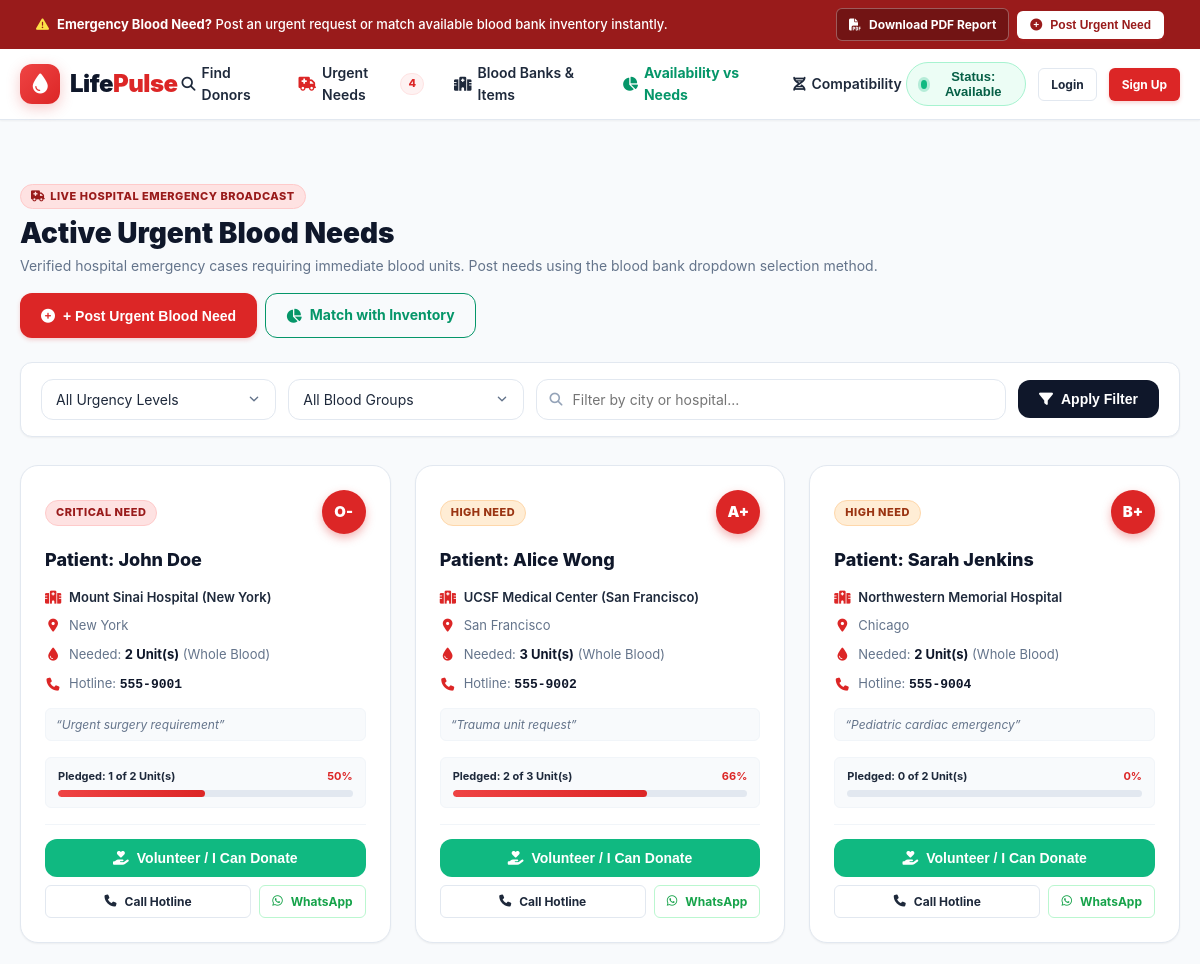
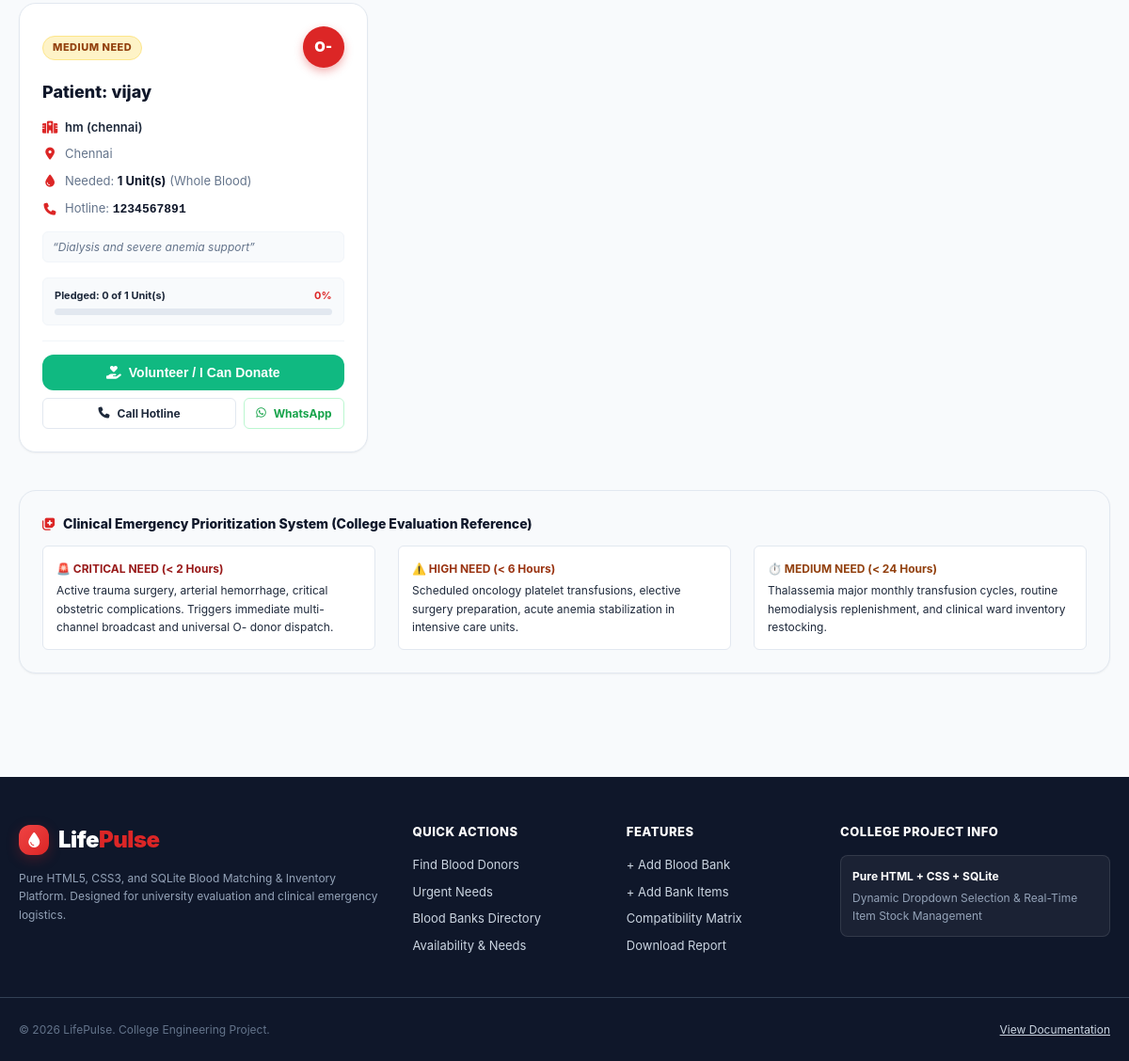
Page /urgent-needs on the committed database (2 pictures, top to bottom).
### tables this page shows
CREATE TABLE urgent_requests (
        id INTEGER PRIMARY KEY AUTOINCREMENT,
        patient_name TEXT NOT NULL,
        blood_group TEXT NOT NULL,
        component_type TEXT DEFAULT 'Whole Blood',
        units_needed INTEGER NOT NULL,
        units_fulfilled INTEGER DEFAULT 0,
        urgency_level TEXT NOT NULL,
        blood_bank_id INTEGER,
        hospital_name TEXT NOT NULL,
        city TEXT NOT NULL,
        hotline TEXT NOT NULL,
        notes TEXT,
        status TEXT DEFAULT 'ACTIVE',
        posted_by TEXT DEFAULT 'Emergency Ward',
        created_at TIMESTAMP DEFAULT CURRENT_TIMESTAMP,
        FOREIGN KEY (blood_bank_id) REFERENCES blood_banks(id)
    );

### app.py (the view)
@app.route('/urgent-needs')
def urgent_needs_page():
    urgency_filter = request.args.get('urgency', '').strip()
    blood_group = request.args.get('blood_group', '').strip()
    bank_id = request.args.get('blood_bank_id', type=int)
    city = request.args.get('city', '').strip()
    conn = get_db_connection()
    query = '''
        SELECT ur.*, COUNT(rr.id) as response_count, bb.name as blood_bank_name
        FROM urgent_requests ur
        LEFT JOIN request_responses rr ON ur.id = rr.request_id
        LEFT JOIN blood_banks bb ON ur.blood_bank_id = bb.id
        WHERE ur.status = 'ACTIVE'
    '''
    params = []
    if urgency_filter:
        query += " AND ur.urgency_level = ?"
        params.append(urgency_filter)
    if blood_group:
        query += " AND ur.blood_group = ?"
        params.append(blood_group)
    if bank_id:
        query += " AND ur.blood_bank_id = ?"
        params.append(bank_id)
    if city:
        query += " AND ur.city LIKE ?"
        params.append(f"%{city}%")
    query += '''
        GROUP BY ur.id
        ORDER BY
        CASE ur.urgency_level
            WHEN 'CRITICAL NEED' THEN 1
            WHEN 'HIGH NEED' THEN 2
            WHEN 'MEDIUM NEED' THEN 3
            ELSE 4
        END,
        ur.created_at DESC
    '''
    requests_list = conn.execute(query, params).fetchall()
    conn.close()
    return render_template(
        'urgent_needs.html',
        requests=requests_list,
        selected_urgency=urgency_filter,
        selected_group=blood_group,
        selected_bank=bank_id,
        selected_city=city
    )

### templates/urgent_needs.html (shortened to what this page needs)
{% extends "base.html" %}
{% block content %}
<div class="container" style="padding-top: 30px; padding-bottom: 50px;">
    <div class="page-header">
        <div>
            <div class="badge badge-critical" style="margin-bottom: 8px;">
                <i class="fa-solid fa-truck-medical"></i> Live Hospital Emergency Broadcast
            </div>
            <h1 class="page-title">Active Urgent Blood Needs</h1>
            <p class="page-subtitle">
                Verified hospital emergency cases requiring immediate blood units. Post needs using the blood bank dropdown selection method.
            </p>
        </div>
        <div class="flex gap-2" style="flex-wrap: wrap;">
            <button onclick="openModal('urgentNeedModal')" class="btn btn-primary">
                <i class="fa-solid fa-circle-plus"></i> + Post Urgent Blood Need
            </button>
            <a href="{{ url_for('availability_and_needs') }}" class="btn btn-outline" style="color: #059669; border-color: #059669;">
                <i class="fa-solid fa-chart-pie"></i> Match with Inventory
            </a>
        </div>
    </div>
    <div class="filter-bar">
        <form action="{{ url_for('urgent_needs_page') }}" method="GET" class="flex items-center gap-3" style="flex-wrap: wrap;">
            <div style="flex: 1; min-width: 180px;">
                <select name="urgency" class="form-select">
                    <option value="">All Urgency Levels</option>
                </select>
            </div>
            <div style="flex: 1; min-width: 160px;">
                <select name="blood_group" class="form-select">
                    <option value="">All Blood Groups</option>
                </select>
            </div>
            <div style="flex: 2; min-width: 220px; position: relative;">
                <input type="text" name="city" value="{{ selected_city or '' }}"
                       placeholder="Filter by city or hospital..."
                       class="form-control" style="padding-left: 36px;">
                <i class="fa-solid fa-magnifying-glass" style="position: absolute; left: 14px; top: 50%; transform: translateY(-50%); color: var(--text-light); font-size: 13px;"></i>
            </div>
            <button type="submit" class="btn btn-secondary">
                <i class="fa-solid fa-filter"></i> Apply Filter
            </button>
        </form>
    </div>
    <div class="grid-3" style="margin-bottom: 40px;">
        {% for req in requests %}
        <div class="card" style="display: flex; flex-direction: column; justify-content: space-between;">
            <div>
                <div class="flex items-center justify-between mb-3">
                    <div>
                        {% if req.urgency_level == 'CRITICAL NEED' %}
                            <span class="badge badge-critical">CRITICAL NEED</span>
                        {% elif req.urgency_level == 'HIGH NEED' %}
                            <span class="badge badge-high">HIGH NEED</span>
                        {% else %}
                            <span class="badge badge-medium">MEDIUM NEED</span>
                        {% endif %}
                    </div>
                    <div class="blood-avatar" style="width: 44px; height: 44px; font-size: 15px;">
                        {{ req.blood_group }}
                    </div>
                </div>
                <h3 style="font-size: 18px; font-weight: 800; color: var(--secondary); margin-bottom: 12px;">
                    Patient: {{ req.patient_name }}
                </h3>
                <div style="font-size: 13px; color: var(--text-muted); display: flex; flex-direction: column; gap: 8px; margin-bottom: 16px;">
                    <div class="flex items-center gap-2">
                        <i class="fa-solid fa-hospital" style="color: var(--primary); width: 16px; text-align: center;"></i>
                        <span style="font-weight: 600; color: var(--text-main);">{{ req.hospital_name }}</span>
                    </div>
                    <div class="flex items-center gap-2">
                        <i class="fa-solid fa-location-dot" style="color: var(--primary); width: 16px; text-align: center;"></i>
                        <span>{{ req.city }}</span>
                    </div>
                    <div class="flex items-center gap-2">
                        <i class="fa-solid fa-droplet" style="color: var(--primary); width: 16px; text-align: center;"></i>
                        <span>Needed: <strong style="color: var(--secondary);">{{ req.units_needed }} Unit(s)</strong> ({{ req.component_type or 'Whole Blood' }})</span>
                    </div>
                    <div class="flex items-center gap-2">
                        <i class="fa-solid fa-phone" style="color: var(--primary); width: 16px; text-align: center;"></i>
                        <span>Hotline: <strong style="color: var(--secondary); font-family: monospace;">{{ req.hotline }}</strong></span>
                    </div>
                    {% if req.notes %}
                    <div style="font-style: italic; font-size: 12px; background: #f8fafc; padding: 6px 10px; border-radius: var(--radius-sm); border: 1px solid var(--border-subtle); margin-top: 4px;">
                        &ldquo;{{ req.notes }}&rdquo;
                    </div>
                    {% endif %}
                </div>
                <div style="background: #f8fafc; border: 1px solid var(--border-subtle); border-radius: var(--radius-sm); padding: 10px 12px; margin-bottom: 16px;">
                    <div class="flex justify-between" style="font-size: 11px; font-weight: 700; margin-bottom: 4px;">
                        <span>Pledged: <strong id="pledge-count-{{ req.id }}">{{ req.units_fulfilled or 0 }}</strong> of {{ req.units_needed }} Unit(s)</span>
                        <span style="color: var(--primary);" id="pledge-pct-{{ req.id }}">
                            {{ [(((req.units_fulfilled or 0) / req.units_needed) * 100)|int, 100]|min }}%
                        </span>
                    </div>
                    <div class="progress-container" style="margin: 0; height: 7px;">
                        <div id="pledge-bar-{{ req.id }}" class="progress-bar {% if (req.units_fulfilled or 0) >= req.units_needed %}fulfilled{% endif %}"
                             style="width: {{ [(((req.units_fulfilled or 0) / req.units_needed) * 100)|int, 100]|min }}%;"></div>
                    </div>
                </div>
            </div>
            <div style="padding-top: 14px; border-top: 1px solid var(--border-subtle); display: flex; flex-direction: column; gap: 8px;">
                <button onclick="openVolunteerPledgeModal({{ req.id }}, '{{ req.patient_name }}', '{{ req.blood_group }}', '{{ req.hospital_name }}')"
                        class="btn btn-success" style="width: 100%;">
                    <i class="fa-solid fa-hand-holding-heart"></i> Volunteer / I Can Donate
                </button>
                <div class="flex gap-2">
                    <a href="tel:{{ req.hotline }}" class="btn btn-sm btn-outline" style="flex: 1;">
                        <i class="fa-solid fa-phone"></i> Call Hotline
                    </a>
                    <a href="https://wa.me/?text=Emergency%20Blood%20Needed!%20Patient:%20{{ req.patient_name }}%20Group:%20{{ req.blood_group }}%20at%20{{ req.hospital_name }}%20Hotline:%20{{ req.hotline }}"
                       target="_blank" class="btn btn-sm btn-outline" style="color: #16a34a; border-color: #bbf7d0;" title="Share on WhatsApp">
                        <i class="fa-brands fa-whatsapp"></i> WhatsApp
                    </a>
                </div>
            </div>
        </div>
        {% endfor %}
    </div>
    <div class="card" style="background: #f8fafc;">
        <h4 style="font-size: 14px; font-weight: 800; color: var(--secondary); margin-bottom: 12px; display: flex; align-items: center; gap: 8px;">
            <i class="fa-solid fa-notes-medical" style="color: var(--primary);"></i>
            Clinical Emergency Prioritization System (College Evaluation Reference)
        </h4>
        <div class="grid-3" style="font-size: 12px;">
            <div style="background: #ffffff; padding: 14px; border-radius: var(--radius-sm); border: 1px solid var(--border-color);">
                <strong style="color: #991b1b; display: block; margin-bottom: 4px;">🚨 CRITICAL NEED (&lt; 2 Hours)</strong>
                Active trauma surgery, arterial hemorrhage, critical obstetric complications. Triggers immediate multi-channel broadcast and universal O- donor dispatch.
            </div>
            <div style="background: #ffffff; padding: 14px; border-radius: var(--radius-sm); border: 1px solid var(--border-color);">
                <strong style="color: #9a3412; display: block; margin-bottom: 4px;">⚠️ HIGH NEED (&lt; 6 Hours)</strong>
                Scheduled oncology platelet transfusions, elective surgery preparation, acute anemia stabilization in intensive care units.
            </div>
            <div style="background: #ffffff; padding: 14px; border-radius: var(--radius-sm); border: 1px solid var(--border-color);">
                <strong style="color: #92400e; display: block; margin-bottom: 4px;">⏱️ MEDIUM NEED (&lt; 24 Hours)</strong>
                Thalassemia major monthly transfusion cycles, routine hemodialysis replenishment, and clinical ward inventory restocking.
            </div>
        </div>
    </div>
</div>
{% endblock %}

### rows in the picture
urgent_requests: urgency_level "CRITICAL NEED", blood_group "O-", patient_name "John Doe", hospital_name "Mount Sinai Hospital (New York)", city "New York", units_needed "2", component_type "Whole Blood", hotline "555-9001", notes "Urgent surgery requirement", units_fulfilled "1", units_fulfilled "50"
urgent_requests: urgency_level "HIGH NEED", blood_group "A+", patient_name "Alice Wong", hospital_name "UCSF Medical Center (San Francisco)", city "San Francisco", units_needed "3", component_type "Whole Blood", hotline "555-9002", notes "Trauma unit request", units_fulfilled "2", units_fulfilled "66"
urgent_requests: urgency_level "HIGH NEED", blood_group "B+", patient_name "Sarah Jenkins", hospital_name "Northwestern Memorial Hospital", city "Chicago", units_needed "2", component_type "Whole Blood", hotline "555-9004", notes "Pediatric cardiac emergency", units_fulfilled "0"
urgent_requests: urgency_level "MEDIUM NEED", blood_group "O-", patient_name "vijay", hospital_name "hm (chennai)", city "Chennai", units_needed "1", component_type "Whole Blood", hotline "1234567891", notes "Dialysis and severe anemia support", units_fulfilled "0"

### other values in the picture
{{ active_urgent_count }} "4"
{{ status_text }} "Available"
